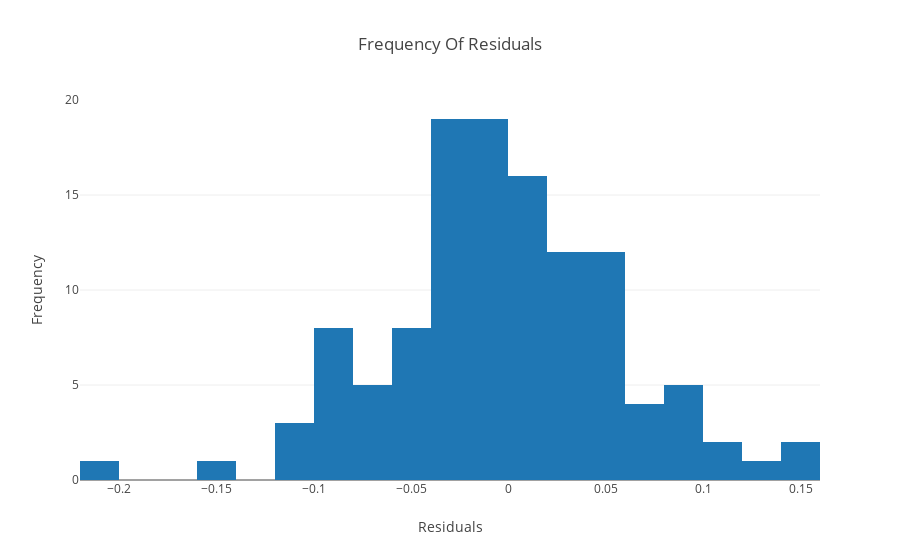

The notebook cell saved with this chart:
### Markdown cell above
#### Histogram plot.

### Code cell
data = [go.Histogram(x=((regr.predict(X_test) - Y_test)))]
layout = go.Layout(
    title='Frequency Of Residuals',
    xaxis=dict(
        title='Residuals'
    ),
    yaxis=dict(
        title='Frequency'
    )
)
fig = go.Figure(data=data, layout=layout)
plot.iplot(fig, filename='normalized histogram')
